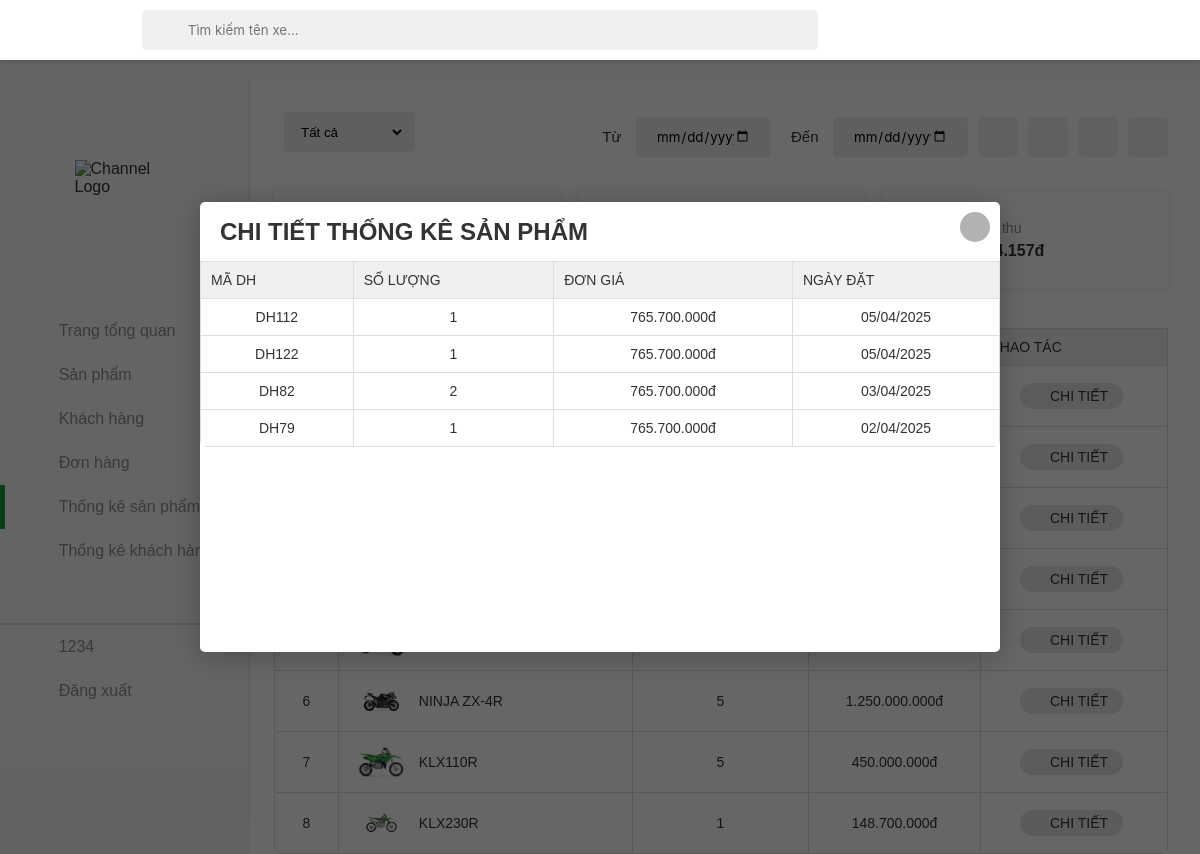
The app's page /thongkesp/thongke.php?detail=104 (signed in) with its own data.
### tables this page shows
CREATE TABLE `products` (
  `id` int(11) NOT NULL,
  `tensp` varchar(255) NOT NULL,
  `dongsp` varchar(255) DEFAULT NULL,
  `status` varchar(255) DEFAULT NULL,
  `giaban` int(11) NOT NULL,
  `thongtinsp` text DEFAULT NULL,
  `thongsokt` text DEFAULT NULL,
  `hinhanh` varchar(255) NOT NULL DEFAULT '',
  `hinhanh2` varchar(255) NOT NULL DEFAULT '',
  `hinhanh3` varchar(255) NOT NULL DEFAULT ''
);

CREATE TABLE `order_details` (
  `id` int(11) NOT NULL,
  `order_id` int(11) NOT NULL,
  `product_id` int(11) NOT NULL,
  `soluong` int(11) DEFAULT NULL,
  `price` varchar(255) DEFAULT NULL
);

CREATE TABLE `orders` (
  `id` int(11) NOT NULL,
  `customer_id` int(11) NOT NULL,
  `total` varchar(255) DEFAULT NULL,
  `note` text DEFAULT NULL,
  `payment_method` varchar(50) DEFAULT NULL,
  `delivery_type` varchar(50) DEFAULT NULL,
  `created_at` date NOT NULL DEFAULT current_timestamp(),
  `status` enum('chuaxuly','daxuly','dagiao','dahuy') NOT NULL DEFAULT 'chuaxuly',
  `recipient_name` varchar(255) NOT NULL,
  `recipient_phone` varchar(20) NOT NULL,
  `address` varchar(255) NOT NULL,
  `city_code` varchar(10) DEFAULT NULL,
  `city_name` varchar(100) DEFAULT NULL,
  `district_code` varchar(10) DEFAULT NULL,
  `district_name` varchar(100) DEFAULT NULL,
  `ward_code` varchar(10) DEFAULT NULL,
  `ward_name` varchar(100) DEFAULT NULL,
  `street_address` varchar(255) DEFAULT NULL
);

### thongkesp/thongke.php (the view, shortened to what this page needs)
<?php
$servername = "localhost";
$username = "root";
$password = "";
$dbname = "admindoan";
$conn = new mysqli($servername, $username, $password, $dbname);
$search_term = isset($_GET['search']) ? trim($_GET['search']) : '';
$start_date = isset($_GET['start_date']) ? $_GET['start_date'] : '';
$end_date = isset($_GET['end_date']) ? $_GET['end_date'] : '';
$detail_id = isset($_GET['detail']) ? (int)$_GET['detail'] : 0;
$sort_order = isset($_GET['sort']) ? $_GET['sort'] : 'desc';
$query = "SELECT
    p.id,
    p.tensp,
    p.hinhanh,
    p.dongsp,
    COUNT(DISTINCT o.id) as total_orders,
    SUM(od.soluong) as total_quantity,
    SUM(od.soluong * od.price) as total_revenue
FROM products p
LEFT JOIN order_details od ON p.id = od.product_id
LEFT JOIN orders o ON od.order_id = o.id
WHERE 1=1";
$query .= " GROUP BY p.id, p.tensp, p.hinhanh, p.dongsp
            HAVING total_revenue > 0
            ORDER BY total_revenue " . ($sort_order === 'asc' ? 'ASC' : 'DESC');
$result = $conn->query($query);
$total_products = 0;
$total_orders = 0;
$total_revenue = 0;
if ($result) {
    while ($row = $result->fetch_assoc()) {
        $total_products++;
        $total_orders += $row['total_orders'];
        $total_revenue += $row['total_revenue'];
    }
    $result->data_seek(0);
}
if ($detail_id > 0) {
    $detail_query = "SELECT
        o.id as order_id,
        od.soluong as quantity,
        od.price,
        o.created_at as order_date
    FROM orders o
    JOIN order_details od ON o.id = od.order_id
    WHERE od.product_id = ?";
    $detail_query .= " ORDER BY o.created_at DESC";
    $stmt = $conn->prepare($detail_query);
    $stmt->bind_param("i", $detail_id);
    $stmt->execute();
    $detail_result = $stmt->get_result();
}
?>
<!DOCTYPE html>
<html lang="en">
<head>
    <link rel="stylesheet" href="../assets/css/admin.css">
    <link href="../assets/font/font-awesome-pro-v6-6.2.0/css/all.min.css" rel="stylesheet" type="text/css" />
    <link rel="stylesheet" href="../assets/css/admin-responsive.css">
</head>
<body>
    <header class="header">
        <button class="menu-icon-btn">
            <div class="menu-icon">
                <i class="fa-regular fa-bars"></i>
            </div>
        </button>
    </header>
    <div class="container">
        <aside class="sidebar open">
            <div class="top-sidebar">
                <a href="#" class="channel-logo"><img src="../image/logo.png" alt="Channel Logo"></a>
                <div class="hidden-sidebar your-channel"><img src="" style="height: 30px;" alt=""></div>
            </div>
            <div class="middle-sidebar">
                <ul class="sidebar-list">
                    <li class="sidebar-list-item tab-content">
                        <a href="../admin.php" class="sidebar-link">
                            <div class="sidebar-icon"><i class="fa-light fa-house"></i></div>
                            <div class="hidden-sidebar">Trang tổng quan</div>
                        </a>
                    </li>
                    <li class="sidebar-list-item tab-content">
                        <a href="../sanpham/sanpham.php" class="sidebar-link">
                            <div class="sidebar-icon"><i class="fa-thin fa-motorcycle"></i></div>
                            <div class="hidden-sidebar">Sản phẩm</div>
                        </a>
                    </li>
                    <li class="sidebar-list-item tab-content">
                        <a href="../khachhang/khachhang.php" class="sidebar-link">
                            <div class="sidebar-icon"><i class="fa-light fa-users"></i></div>
                            <div class="hidden-sidebar">Khách hàng</div>
                        </a>
                    </li>
                    <li class="sidebar-list-item tab-content">
                        <a href="../donhang/donhang.php" class="sidebar-link">
                            <div class="sidebar-icon"><i class="fa-light fa-basket-shopping"></i></div>
                            <div class="hidden-sidebar">Đơn hàng</div>
                        </a>
                    </li>
                    <li class="sidebar-list-item tab-content active">
                        <a href="../thongkesp/thongke.php" class="sidebar-link">
                            <div class="sidebar-icon"><i class="fa-light fa-chart-simple"></i></div>
                            <div class="hidden-sidebar">Thống kê sản phẩm</div>
                        </a>
                    </li>
                    <li class="sidebar-list-item tab-content">
                        <a href="../thongkekh/thongkekh.php" class="sidebar-link">
                            <div class="sidebar-icon"><i class="fa-light fa-chart-simple"></i></div>
                            <div class="hidden-sidebar">Thống kê khách hàng</div>
                        </a>
                    </li>
                    <li class="sidebar-list-item user-logout" style="border-top: 2px solid rgba(0,0,0,0.12);">
                        <a href="#" class="sidebar-link">
                            <div class="sidebar-icon"><i class="fa-light fa-circle-user"></i></div>
                            <div class="hidden-sidebar" id="name-acc">
                                <?php echo $_SESSION['username']; ?>
                            </div>
                        </a>
                    </li>
                    <li class="sidebar-list-item user-logout">
                        <a class="sidebar-link" style="cursor:pointer">
                            <div class="sidebar-icon"><i class="fa-light fa-arrow-right-from-bracket"></i></div>
                            <div class="hidden-sidebar" id="logoutacc">Đăng xuất</div>
                        </a>
                    </li>
                </ul>
            </div>
        </aside>
        <main class="content">
            <div class="section">
                <div class="admin-control">
                    <div class="admin-control-left">
                        <form action="" method="GET" style="display: inline-block; margin-right: 10px;">
                            <select name="category" class="form-control" onchange="this.form.submit()">
                                <option value="Tất cả">Tất cả</option>
                            </select>
                        </form>
                    </div>
                    <div class="admin-control-center">
                        <form action="" method="GET" class="form-search">
                            <span class="search-btn"><i class="fa-light fa-magnifying-glass"></i></span>
                            <input name="search" type="text" class="form-search-input"
                                placeholder="Tìm kiếm tên xe..."
                                value="<?php echo htmlspecialchars($search_term); ?>">
                        </form>
                    </div>
                    <div class="admin-control-right">
                        <form action="" method="GET" class="fillter-date">
                            <div>
                                <label for="start_date">Từ</label>
                                <input type="date" name="start_date" class="form-control-date"
                                    value="<?php echo htmlspecialchars($start_date); ?>">
                            </div>
                            <div>
                                <label for="end_date">Đến</label>
                                <input type="date" name="end_date" class="form-control-date"
                                    value="<?php echo htmlspecialchars($end_date); ?>">
                            </div>
                            <button type="submit" class="btn-reset-order">
                                <i class="fa-light fa-filter"></i>
                            </button>
                            <button><a href="?<?php
                                $params = $_GET;
                                $params['sort'] = 'asc';
                                echo http_build_query($params);
                            ?>" class="btn-reset-order">
                                <i class="fa-regular fa-arrow-up-short-wide"></i>
                            </a></button>
                            <button><a href="?<?php
                                $params = $_GET;
                                $params['sort'] = 'desc';
                                echo http_build_query($params);
                            ?>" class="btn-reset-order">
                                <i class="fa-regular fa-arrow-down-wide-short"></i>
                            </button>
                            <button><a href="thongke.php" class="btn-reset-order">
                                <i class="fa-light fa-arrow-rotate-right"></i>
                            </a></button>
                        </form>
                    </div>
                </div>
                <div class="order-statistical" id="order-statistical">
                    <div class="order-statistical-item">
                        <div class="order-statistical-item-content">
                            <p class="order-statistical-item-content-desc">Tổng sản phẩm được bán ra</p>
                            <h4 class="order-statistical-item-content-h" id="quantity-product"><?php echo $total_products; ?></h4>
                        </div>
                        <div class="order-statistical-item-icon">
                        </div>
                    </div>
                    <div class="order-statistical-item">
                        <div class="order-statistical-item-content">
                            <p class="order-statistical-item-content-desc">Tổng số lượng bán</p>
                            <h4 class="order-statistical-item-content-h" id="quantity-order"><?php echo $total_orders; ?></h4>
                        </div>
                        <div class="order-statistical-item-icon">
                        </div>
                    </div>
                    <div class="order-statistical-item">
                        <div class="order-statistical-item-content">
                            <p class="order-statistical-item-content-desc">Tổng doanh thu</p>
                            <h4 class="order-statistical-item-content-h" id="quantity-sale"><?php echo number_format($total_revenue, 0, ',', '.'); ?>đ</h4>
                        </div>
                        <div class="order-statistical-item-icon">
                            <i class="fa-light fa-dollar-sign"></i>
                        </div>
                    </div>
                </div>
                <div class="table">
                    <table width="100%">
                        <thead>
                            <tr>
                                <td>STT</td>
                                <td>Tên xe</td>
                                <td>Số lượng bán</td>
                                <td>Doanh thu</td>
                                <td>Thao tác</td>
                            </tr>
                        </thead>
                        <tbody id="showTk">
                            <?php
                            $stt = 1;
                            while ($row = $result->fetch_assoc()):
                            ?>
                            <tr>
                                <td><?php echo $stt++; ?></td>
                                <td>
                                    <div class="prod-img-title">
                                        <img class="prd-img-tbl" src="../sanpham/<?php echo htmlspecialchars($row['hinhanh']); ?>" alt="">
                                        <p><?php echo htmlspecialchars($row['tensp']); ?></p>
                                    </div>
                                </td>
                                <td><?php echo $row['total_orders']; ?></td>
                                <td><?php echo number_format($row['total_revenue'], 0, ',', '.'); ?>đ</td>
                                <td>
                                    <a href="?<?php
                                        $params = $_GET;
                                        $params['detail'] = $row['id'];
                                        echo http_build_query($params);
                                    ?>" class="btn-detail product-order-detail">
                                        <i class="fa-regular fa-eye"></i> Chi tiết
                                    </a>
                                </td>
                            </tr>
                            <?php endwhile; ?>
                        </tbody>
                    </table>
                </div>
            </div>
        </main>
    </div>
    <?php if ($detail_id > 0 && isset($detail_result)): ?>
    <div class="modal detail-modal open">
        <div class="modal-container">
            <div class="modal-container-title">
                <h2>Chi tiết thống kê sản phẩm</h2>
                <a href="?<?php echo http_build_query(array_diff_key($_GET, ['detail' => ''])); ?>"
                   class="modal-close">
                    <i class="fa-light fa-xmark"></i>
                </a>
            </div>
            <div class="table">
                <table width="100%">
                    <thead>
                        <tr>
                            <td>Mã DH</td>
                            <td>Số lượng</td>
                            <td>Đơn giá</td>
                            <td>Ngày đặt</td>
                        </tr>
                    </thead>
                    <tbody>
                        <?php while ($detail = $detail_result->fetch_assoc()): ?>
                        <tr>
                            <td>DH<?php echo $detail['order_id']; ?></td>
                            <td><?php echo $detail['quantity']; ?></td>
                            <td><?php echo number_format($detail['price'], 0, ',', '.'); ?>đ</td>
                            <td><?php echo date('d/m/Y', strtotime($detail['order_date'])); ?></td>
                        </tr>
                        <?php endwhile; ?>
                    </tbody>
                </table>
            </div>
        </div>
    </div>
    <?php endif; ?>
</body>
</html>

### assets/css/admin-responsive.css (style rules this page uses)
:root { --red: #B5292F; --lightest-gray: rgb(249, 249, 249); }
@media only screen and (max-width: 1200px) { .admin-control-center { margin: 1rem -1rem; width: 25rem; } }
@media only screen and (max-width: 1200px) { select { margin-bottom: 10px; } }
@media only screen and (max-width: 1200px) { #tinh-trang,.form-control-date { width: 135px; } }
@media only screen and (max-width: 1200px) { .btn-reset-order { height: 40px; margin-top: 0px; } }
@media only screen and (max-width: 1200px) { .header { z-index: 100; display: flex; } }
@media only screen and (max-width: 1200px) { .form-search { position: fixed; left: 60px; top: 10px; width: 70%; z-index: 101; } }
@media only screen and (max-width: 1200px) { .sidebar { height: calc(100vh - var(--header-height)); top: var(--header-height); } }

### records on screen
products: hinhanh (picture), tensp "NINJA ZX-4R", total_orders "5", total_revenue "1.250.000.000"
products: hinhanh (picture), tensp "KLX110R", total_orders "5", total_revenue "450.000.000"
products: hinhanh (picture), tensp "KLX230R", total_orders "1", total_revenue "148.700.000"
order_details: order "112", soluong "1", price "765.700.000", order.created_at "05/04/2025"
order_details: order "122", soluong "1", price "765.700.000", order.created_at "05/04/2025"
order_details: order "82", soluong "2", price "765.700.000", order.created_at "03/04/2025"
order_details: order "79", soluong "1", price "765.700.000", order.created_at "02/04/2025"

### other values on screen
$_SESSION['username'] "1234"
